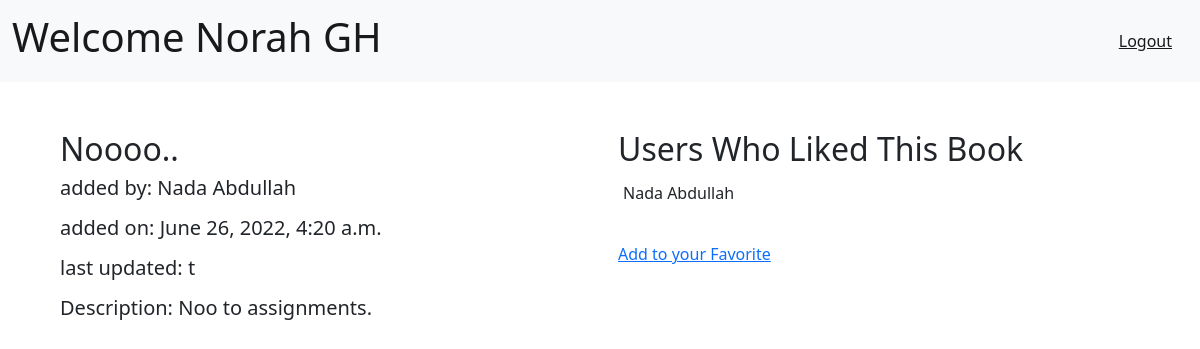
/books/9 (signed in), run on the app's committed database.
### login_register_app/models.py (models this page shows)
class User (models.Model):
    first_name = models.CharField(max_length=50,blank=False,null=False)
    last_name = models.CharField(max_length=50,blank=False,null=False)
    email = models.EmailField(blank=False,null=False)
    password = models.CharField(max_length=50,blank=False,null=False)
    birthday = models.DateField(blank=False,null=False)
    objects = UserManager()

### favBooks_app/models.py (models this page shows)
class Book(models.Model):
    title = models.CharField(max_length=100)
    uploaded_by = models.ForeignKey(User,related_name='uploaded_books',blank=False,on_delete=models.CASCADE)
    liked_by = models.ManyToManyField(User,related_name='liked_books')
    created_at = models.DateTimeField(auto_now_add=True)
    updated_at = models.DateTimeField(auto_now=True)
    desc = models.TextField()
    objects = BookManager()

### favBooks_app/views.py (the view, shortened to what this page needs)
# urls.py: path('<int:bookId>',views.showBook,name='showBook'),
def showBook(request,bookId):
    userId = request.session['userId']
    curr_user = User.objects.filter(id=userId).last()
    book = Book.objects.get(id=bookId)
    likedBook = False
    if book.uploaded_by.id != curr_user.id:
        for user in book.liked_by.all():
            if user.id == curr_user.id:
                likedBook = True
                break
        print('--'*50,likedBook )
        context = {
        'curr_user': curr_user,
        'book':book,
        'likedBook':likedBook,
        }
        return render (request,'otherBooks.html',context)

### favBooks_app/templates/otherBooks.html (shortened to what this page needs)
{% extends 'base.html' %}
{% block content %}
<div class="col m-5">
    <h2>{{book.title}}</h2>
    <h5>added by: {{book.uploaded_by.first_name }} {{book.uploaded_by.last_name}}</h5>
    <h5>added on: {{book.created_at}}</h5>
    <h5>last updated: {{book.updated_a}}t</h5>
    <h5>Description: {{book.desc}}</h5>
</div>
<div class="col m-5">
    <h2 class="text-start">Users Who Liked This Book</h2>
    <ul>
        {% for user in book.liked_by.all %}
        <li>
            <p>{{user.first_name}} {{user.last_name}} </p>
        </li>
        {% endfor %}
    </ul>
    {% if likedBook %}
    <a href="/books/un_favorite/{{book.id}}">Un_Favorite</a>
    {% else %}
    <a href="/books/favorite/{{book.id}}">Add to your Favorite</a>
    {% endif %}
</div>
{% endblock %}

### favBooks_app/templates/base.html (shortened to what this page needs)
<!DOCTYPE html>
<html lang="en">
<head>
    <link href="https://cdn.jsdelivr.net/npm/bootstrap@5.2.0-beta1/dist/css/bootstrap.min.css" rel="stylesheet"
>
</head>
<body>
    <nav class="navbar navbar-expand-lg bg-light">
        <div class="container-fluid">
            <a class="navbar-brand" href="/books"><h1> Welcome {{curr_user.first_name}} {{curr_user.last_name}}</h1></a>
            <div class="navbar-text me-3"><a href="/logout/{{curr_user.id}}">Logout</a></div>
        </div>
    </nav>
    <div class="container row">
        {% block content %}
        {% endblock %}
    </div>
</body>
</html>

### favBooks_app/templates/base.html (style rules this page uses)
ul { list-style: none; padding: 5px; }
.row { justify-content:space-between }

### data on the page
User: first_name "Norah", last_name "GH"
Book: title "Noooo..", uploaded_by.first_name "Nada", uploaded_by.last_name "Abdullah", created_at "June 26, 2022, 4:20 a.m.", desc "Noo to assignments."
User: first_name "Nada", last_name "Abdullah"
